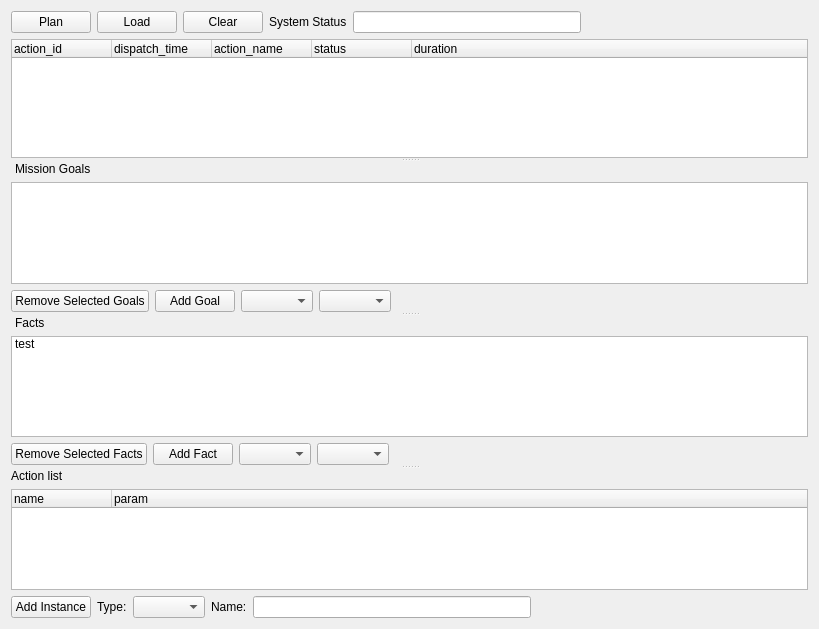
<?xml version="1.0" encoding="UTF-8"?>
<ui version="4.0">
 <class>SocialrobotActionViewer</class>
 <widget class="QWidget" name="SocialrobotActionViewer">
  <property name="geometry">
   <rect>
    <x>0</x>
    <y>0</y>
    <width>819</width>
    <height>629</height>
   </rect>
  </property>
  <property name="sizePolicy">
   <sizepolicy hsizetype="Expanding" vsizetype="Expanding">
    <horstretch>0</horstretch>
    <verstretch>0</verstretch>
   </sizepolicy>
  </property>
  <property name="windowTitle">
   <string>Action Viewer</string>
  </property>
  <layout class="QGridLayout" name="gridLayout">
   <item row="0" column="0">
    <layout class="QHBoxLayout" name="horizontalLayout_2">
     <item>
      <widget class="QPushButton" name="planButton">
       <property name="layoutDirection">
        <enum>Qt::LeftToRight</enum>
       </property>
       <property name="text">
        <string>Plan</string>
       </property>
      </widget>
     </item>
     <item>
      <widget class="QPushButton" name="loadButton">
       <property name="text">
        <string>Load</string>
       </property>
      </widget>
     </item>
     <item>
      <widget class="QPushButton" name="clearButton">
       <property name="text">
        <string>Clear</string>
       </property>
      </widget>
     </item>
     <item>
      <widget class="QLabel" name="label">
       <property name="text">
        <string>System Status</string>
       </property>
      </widget>
     </item>
     <item>
      <widget class="QLineEdit" name="statusLabel">
       <property name="enabled">
        <bool>true</bool>
       </property>
       <property name="cursor">
        <cursorShape>BlankCursor</cursorShape>
       </property>
       <property name="autoFillBackground">
        <bool>false</bool>
       </property>
       <property name="frame">
        <bool>true</bool>
       </property>
       <property name="readOnly">
        <bool>true</bool>
       </property>
      </widget>
     </item>
     <item>
      <spacer name="horizontalSpacer_2">
       <property name="orientation">
        <enum>Qt::Horizontal</enum>
       </property>
       <property name="sizeHint" stdset="0">
        <size>
         <width>40</width>
         <height>20</height>
        </size>
       </property>
      </spacer>
     </item>
    </layout>
   </item>
   <item row="1" column="0">
    <widget class="QSplitter" name="splitter">
     <property name="cursor">
      <cursorShape>ArrowCursor</cursorShape>
     </property>
     <property name="orientation">
      <enum>Qt::Vertical</enum>
     </property>
     <property name="childrenCollapsible">
      <bool>false</bool>
     </property>
     <widget class="QTreeWidget" name="planView">
      <property name="sizePolicy">
       <sizepolicy hsizetype="Expanding" vsizetype="Expanding">
        <horstretch>0</horstretch>
        <verstretch>0</verstretch>
       </sizepolicy>
      </property>
      <property name="maximumSize">
       <size>
        <width>16777215</width>
        <height>16777215</height>
       </size>
      </property>
      <column>
       <property name="text">
        <string>action_id</string>
       </property>
      </column>
      <column>
       <property name="text">
        <string>dispatch_time</string>
       </property>
      </column>
      <column>
       <property name="text">
        <string>action_name</string>
       </property>
      </column>
      <column>
       <property name="text">
        <string>status</string>
       </property>
      </column>
      <column>
       <property name="text">
        <string>duration</string>
       </property>
      </column>
     </widget>
     <widget class="QWidget" name="layoutWidget">
      <layout class="QVBoxLayout" name="verticalLayout">
       <item>
        <widget class="QLabel" name="label_2">
         <property name="text">
          <string>Mission Goals</string>
         </property>
         <property name="indent">
          <number>4</number>
         </property>
        </widget>
       </item>
       <item>
        <widget class="QListWidget" name="goalView">
         <property name="selectionMode">
          <enum>QAbstractItemView::MultiSelection</enum>
         </property>
         <property name="sortingEnabled">
          <bool>true</bool>
         </property>
        </widget>
       </item>
       <item>
        <layout class="QHBoxLayout" name="horizontalLayout_3">
         <item>
          <widget class="QPushButton" name="removeGoalButton">
           <property name="text">
            <string>Remove Selected Goals</string>
           </property>
          </widget>
         </item>
         <item>
          <widget class="QPushButton" name="addGoalButton">
           <property name="enabled">
            <bool>true</bool>
           </property>
           <property name="text">
            <string>Add Goal</string>
           </property>
          </widget>
         </item>
         <item>
          <widget class="QComboBox" name="goalNameComboBox">
           <property name="autoFillBackground">
            <bool>false</bool>
           </property>
           <property name="frame">
            <bool>true</bool>
           </property>
          </widget>
         </item>
         <item>
          <widget class="QComboBox" name="goalComboBox">
           <property name="maximumSize">
            <size>
             <width>300</width>
             <height>16777215</height>
            </size>
           </property>
           <property name="insertPolicy">
            <enum>QComboBox::InsertAlphabetically</enum>
           </property>
           <property name="sizeAdjustPolicy">
            <enum>QComboBox::AdjustToContents</enum>
           </property>
          </widget>
         </item>
         <item>
          <spacer name="horizontalSpacer_3">
           <property name="orientation">
            <enum>Qt::Horizontal</enum>
           </property>
           <property name="sizeHint" stdset="0">
            <size>
             <width>40</width>
             <height>20</height>
            </size>
           </property>
          </spacer>
         </item>
        </layout>
       </item>
      </layout>
     </widget>
     <widget class="QWidget" name="layoutWidget">
      <layout class="QVBoxLayout" name="verticalLayout_2">
       <item>
        <widget class="QLabel" name="label_3">
         <property name="text">
          <string>Facts</string>
         </property>
         <property name="indent">
          <number>4</number>
         </property>
        </widget>
       </item>
       <item>
        <widget class="QListWidget" name="modelView">
         <property name="enabled">
          <bool>true</bool>
         </property>
         <property name="selectionMode">
          <enum>QAbstractItemView::MultiSelection</enum>
         </property>
         <item>
          <property name="text">
           <string>test</string>
          </property>
         </item>
        </widget>
       </item>
       <item>
        <layout class="QHBoxLayout" name="horizontalLayout">
         <property name="sizeConstraint">
          <enum>QLayout::SetDefaultConstraint</enum>
         </property>
         <item>
          <widget class="QPushButton" name="removeFactButton">
           <property name="text">
            <string>Remove Selected Facts</string>
           </property>
          </widget>
         </item>
         <item>
          <widget class="QPushButton" name="addFactButton">
           <property name="text">
            <string>Add Fact</string>
           </property>
          </widget>
         </item>
         <item>
          <widget class="QComboBox" name="factNameComboBox"/>
         </item>
         <item>
          <widget class="QComboBox" name="factComboBox"/>
         </item>
         <item>
          <spacer name="horizontalSpacer">
           <property name="orientation">
            <enum>Qt::Horizontal</enum>
           </property>
           <property name="sizeType">
            <enum>QSizePolicy::Expanding</enum>
           </property>
           <property name="sizeHint" stdset="0">
            <size>
             <width>40</width>
             <height>20</height>
            </size>
           </property>
          </spacer>
         </item>
        </layout>
       </item>
      </layout>
     </widget>
     <widget class="QWidget" name="verticalLayoutWidget">
      <layout class="QVBoxLayout" name="verticalLayout_3">
       <item>
        <widget class="QLabel" name="label_4">
         <property name="text">
          <string>Action list</string>
         </property>
        </widget>
       </item>
       <item>
        <widget class="QTreeWidget" name="instanceView">
         <property name="acceptDrops">
          <bool>false</bool>
         </property>
         <property name="autoFillBackground">
          <bool>false</bool>
         </property>
         <property name="headerHidden">
          <bool>false</bool>
         </property>
         <attribute name="headerVisible">
          <bool>true</bool>
         </attribute>
         <column>
          <property name="text">
           <string notr="true">name</string>
          </property>
         </column>
         <column>
          <property name="text">
           <string>param</string>
          </property>
         </column>
        </widget>
       </item>
       <item>
        <layout class="QHBoxLayout" name="horizontalLayout_4">
         <item>
          <widget class="QPushButton" name="addInstanceButton">
           <property name="text">
            <string>Add Instance</string>
           </property>
          </widget>
         </item>
         <item>
          <widget class="QLabel" name="label_5">
           <property name="text">
            <string>Type:</string>
           </property>
          </widget>
         </item>
         <item>
          <widget class="QComboBox" name="typeComboBox"/>
         </item>
         <item>
          <widget class="QLabel" name="label_6">
           <property name="text">
            <string>Name:</string>
           </property>
          </widget>
         </item>
         <item>
          <widget class="QLineEdit" name="instanceNameEdit"/>
         </item>
         <item>
          <spacer name="horizontalSpacer_4">
           <property name="orientation">
            <enum>Qt::Horizontal</enum>
           </property>
           <property name="sizeHint" stdset="0">
            <size>
             <width>40</width>
             <height>20</height>
            </size>
           </property>
          </spacer>
         </item>
        </layout>
       </item>
      </layout>
     </widget>
    </widget>
   </item>
  </layout>
 </widget>
 <resources/>
 <connections/>
</ui>
